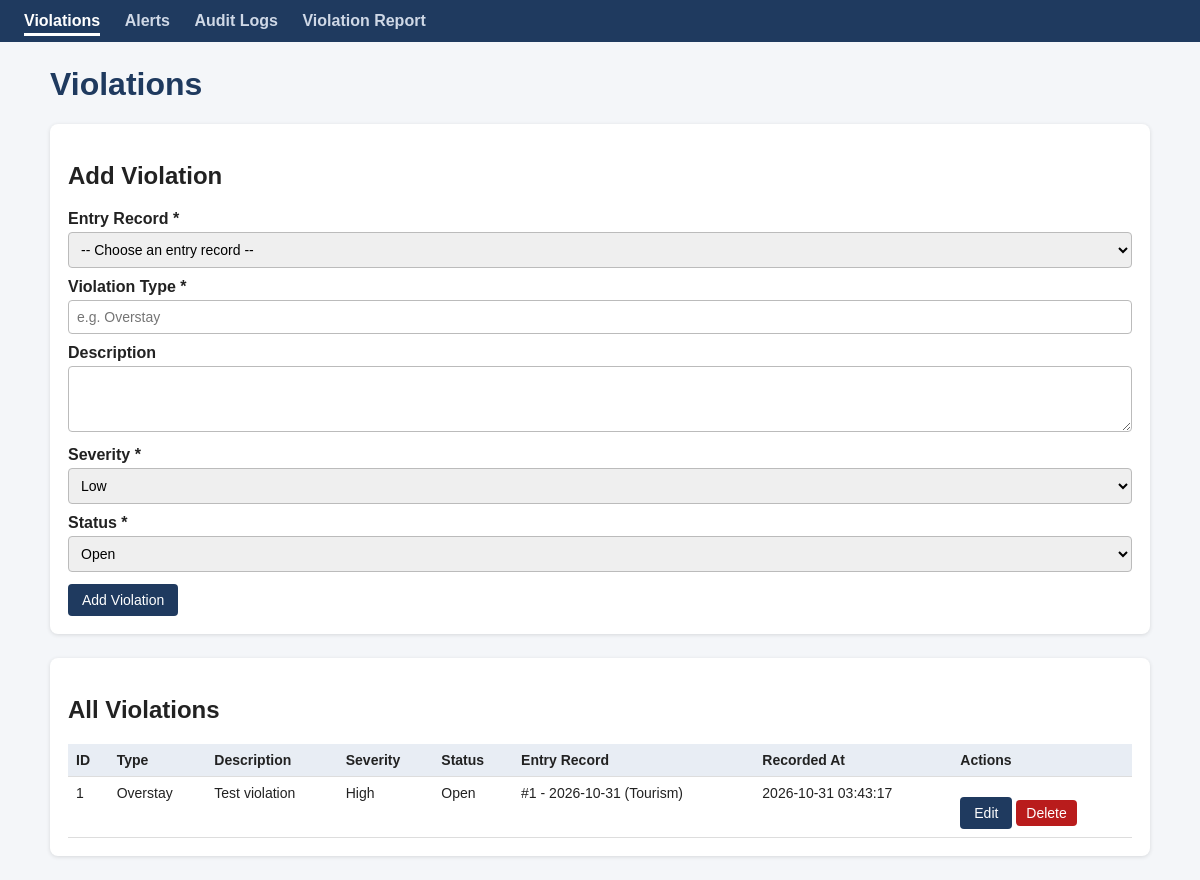
The page /php/michael/violations.php on the database its author committed.
### tables this page shows
CREATE TABLE IF NOT EXISTS violations (
    id INT AUTO_INCREMENT PRIMARY KEY,
    entry_records_id INT NOT NULL,
    violation_type VARCHAR(100) NOT NULL,
    description TEXT,
    severity ENUM('low', 'medium', 'high') NOT NULL DEFAULT 'low',
    status ENUM('open', 'resolved', 'dismissed') NOT NULL DEFAULT 'open',
    recorded_at DATETIME NOT NULL DEFAULT CURRENT_TIMESTAMP,
    FOREIGN KEY (entry_records_id) REFERENCES entry_records(id)
);

CREATE TABLE IF NOT EXISTS entry_records (
    id INT PRIMARY KEY AUTO_INCREMENT,
    traveler_id INT NOT NULL,
    vehicle_id INT NOT NULL,
    checkpoint_id INT NULL,
    entry_date DATE NOT NULL,
    entry_time TIME NOT NULL,
    purpose VARCHAR(255) NOT NULL,

    FOREIGN KEY (traveler_id)
        REFERENCES travelers(id),

    FOREIGN KEY (vehicle_id)
        REFERENCES vehicles(id),

    FOREIGN KEY (checkpoint_id)
        REFERENCES checkpoints(id)
);

### php/michael/violations.php (the view, shortened to what this page needs)
<?php
require_once 'helpers.php';
$conn->set_charset("utf8mb4");
$allowed_severity = ['low', 'medium', 'high'];
$allowed_status   = ['open', 'resolved', 'dismissed'];
$form = [
    'id' => 0, 'entry_records_id' => '', 'violation_type' => '',
    'description' => '', 'severity' => 'low', 'status' => 'open',
];
$violations = $conn->query(
    "SELECT v.id, v.violation_type, v.description, v.severity, v.status, v.recorded_at,
            e.id AS entry_id, e.entry_date, e.purpose
     FROM violations v
     LEFT JOIN entry_records e ON v.entry_records_id = e.id
     ORDER BY v.id DESC"
);
?>
<h1>Violations</h1>
<div class="box">
    <h2><?= $form['id'] > 0 ? 'Edit Violation #' . (int)$form['id'] : 'Add Violation' ?></h2>
    <form method="post" action="violations.php">
        <label>Entry Record *</label>
        <select name="entry_records_id">
            <option value="">-- Choose an entry record --</option>
        </select>
        <label>Violation Type *</label>
        <input type="text" name="violation_type" maxlength="100" value="<?= h($form['violation_type']) ?>" placeholder="e.g. Overstay">
        <label>Description</label>
        <textarea name="description" rows="3"><?= h($form['description']) ?></textarea>
        <label>Severity *</label>
        <select name="severity">
            <?php foreach ($allowed_severity as $s): ?>
                <option value="<?= $s ?>" <?= $form['severity'] === $s ? 'selected' : '' ?>><?= ucfirst($s) ?></option>
            <?php endforeach; ?>
        </select>
        <label>Status *</label>
        <select name="status">
            <?php foreach ($allowed_status as $s): ?>
                <option value="<?= $s ?>" <?= $form['status'] === $s ? 'selected' : '' ?>><?= ucfirst($s) ?></option>
            <?php endforeach; ?>
        </select>
        <button type="submit"><?= $form['id'] > 0 ? 'Update Violation' : 'Add Violation' ?></button>
    </form>
</div>
<div class="box">
    <h2>All Violations</h2>
    <table>
        <tr>
            <th>ID</th><th>Type</th><th>Description</th><th>Severity</th><th>Status</th>
            <th>Entry Record</th><th>Recorded At</th><th>Actions</th>
        </tr>
        <?php while ($v = $violations->fetch_assoc()): ?>
        <tr>
            <td><?= (int)$v['id'] ?></td>
            <td><?= h($v['violation_type']) ?></td>
            <td><?= h($v['description']) ?></td>
            <td><?= h(ucfirst($v['severity'])) ?></td>
            <td><?= h(ucfirst($v['status'])) ?></td>
            <td>
                <?php if ($v['entry_id']): ?>
                    #<?= (int)$v['entry_id'] ?> - <?= h($v['entry_date']) ?> (<?= h($v['purpose']) ?>)
                <?php else: ?>
                    No entry record
                <?php endif; ?>
            </td>
            <td><?= h($v['recorded_at']) ?></td>
            <td>
                <a class="btn" href="violations.php?edit=<?= (int)$v['id'] ?>">Edit</a>
                <form class="inline" method="post" action="violations.php"
                      onsubmit="return confirm('Delete violation #<?= (int)$v['id'] ?>?');">
                    <button type="submit" class="btn-red">Delete</button>
                </form>
            </td>
        </tr>
        <?php endwhile; ?>
    </table>
</div>

### php/michael/helpers.php (style rules this page uses)
body { font-family: Arial, sans-serif; background: #f4f6f9; margin: 0; color: #222; }
h1 { color: #1f3a5f; }
.box { background: #fff; padding: 18px; border-radius: 8px; margin-bottom: 24px; box-shadow: 0 1px 4px rgba(0,0,0,0.12); }
label { display: block; margin-top: 10px; font-weight: bold; }
input, select, textarea { width: 100%; padding: 8px; margin-top: 4px; box-sizing: border-box; border: 1px solid #bbb; border-radius: 4px; font-size: 14px; }
button, .btn { background: #1f3a5f; color: #fff; border: none; padding: 8px 14px; margin-top: 12px; border-radius: 4px; cursor: pointer; text-decoration: none; font-size: 14px; display: inline-block; }
.btn-red { background: #b91c1c; }
table { width: 100%; border-collapse: collapse; }
th, td { padding: 8px; border-bottom: 1px solid #ddd; text-align: left; vertical-align: top; font-size: 14px; }
th { background: #e8edf4; }
form.inline { display: inline; }
form.inline button { margin-top: 0; padding: 5px 10px; }

### rows shown on the page
violations: id "1", violation_type "Overstay", description "Test violation", severity "High", status "Open", entry_records "1", entry_records.entry_date "2026-10-31", entry_records.purpose "Tourism", recorded_at "2026-10-31 03:43:17"

### other values the page prints
$label "Violations"
$label "Alerts"
$label "Audit Logs"
$label "Violation Report"
form field severity "Low"
form field status "Open"
